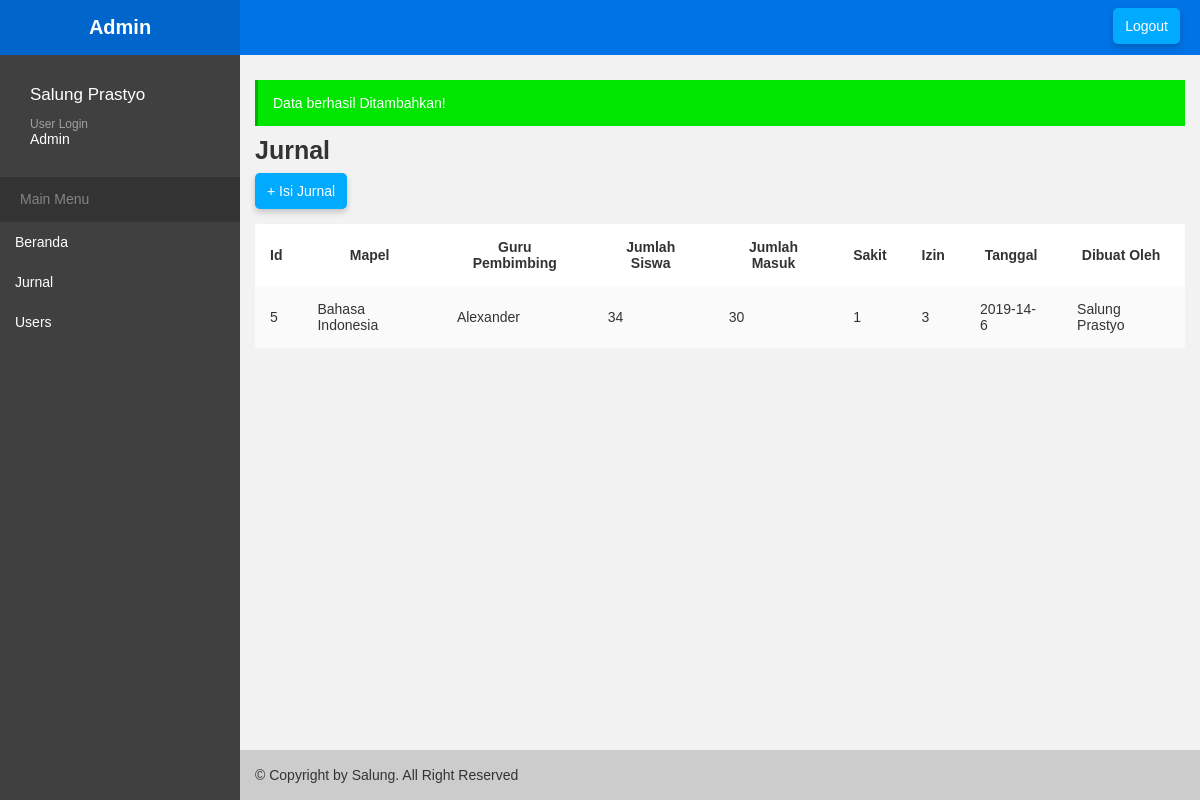
The page /home/jurnal (signed in) on the database its author committed.
### tables this page shows
CREATE TABLE `jurnal` (
  `id` int(11) NOT NULL,
  `kelas` varchar(128) NOT NULL,
  `jumlah_siswa` int(11) NOT NULL,
  `jumlah_masuk` int(11) NOT NULL,
  `sakit` int(11) NOT NULL,
  `izin` int(11) NOT NULL,
  `mapel` varchar(128) NOT NULL,
  `guru` varchar(128) NOT NULL,
  `added_by` varchar(128) NOT NULL,
  `tanggal` varchar(11) NOT NULL
);

### system/config/Controller.php (called while the page is built, shortened)
<?php
class Controller
{
	public function view($view, $data = array())
	{
		require_once 'aplication/views/'.$view.'.php';
	}
	public function model($model)
	{
		return new $model;
	}
}

### aplication/controllers/Home.php (called while the page is built, shortened)
<?php
class Home extends Controller
{
	public function jurnal()
	{
		$data['jurnal'] = $this->model('home_model')->get('jurnal');
		$data['title'] = 'Jurnal | Halaman Depan';
		$this->view('page/main', $data);
	}
}

### system/config/App.php (called while the page is built, shortened)
<?php
class App
{
	protected $method = 'index';
	protected $params = array();
	public function __construct()
	{
		$url = $this->parseURL();
		if (file_exists('aplication/controllers/'.$url[0].'.php'))
		{
			unset($url[0]);
		}
		$this->controller = new $this->controller;
		if (isset($url[1]))
		{
			if (method_exists($this->controller, $url[1]))
			{
				$this->method = $url[1];
			}
		}
		call_user_func_array([$this->controller, $this->method], $this->params);
	}
	public function parseURL()
	{
		if (isset($_GET['url']))
		{
			$url = rtrim($_GET['url'], '/');
			$url = filter_var($url, FILTER_SANITIZE_URL);
			$url = explode('/', $url);
			return $url;
		}
	}
}

### index.php (called while the page is built, shortened)
<?php
$app = new App();

### system/config/Database.php (called while the page is built, shortened)
<?php
class Database
{
	private $db_host = 'localhost';
	private $db_user = 'root';
	private $db_pass = '';
	private $db_name = 'jurnal';
	public $conn;
	public $stmt;
	public function __construct()
	{
		$dsn = 'mysql:host='.$this->db_host.';dbname='.$this->db_name;
		$this->conn = new PDO($dsn, $this->db_user, $this->db_pass);
	}
	public function query($query = null)
	{
		$this->stmt = $this->conn->prepare($query);
	}
	public function execute()
	{
		$this->stmt->execute();
	}
	public function result_array()
	{
		$this->execute();
		$this->stmt = $this->stmt->fetchAll(PDO::FETCH_ASSOC);
		return $this->stmt;
	}
}

### aplication/models/home_model.php (called while the page is built, shortened)
<?php
class home_model
{
	public $db;
	public function __construct()
	{
		$this->db = new Database();
	}
	public function get($table)
	{
		$this->db->query('SELECT * FROM '.$table);
		return $this->db->result_array();
	}
}

### aplication/views/page/main.php (the view, shortened to what this page needs)
<h1 class="text-subheading">Jurnal</h1>
<button class="btn btn-modal">+ Isi Jurnal</button>
<div class="table-wrapper">
	<table cellspacing="0">
		<tr>
			<th>Id</th>
			<th>Mapel</th>
			<th>Guru Pembimbing</th>
			<th>Jumlah Siswa</th>
			<th>Jumlah Masuk</th>
			<th>Sakit</th>
			<th>Izin</th>
			<th>Tanggal</th>
			<th>Dibuat Oleh</th>
		</tr>
		<?php foreach ($data['jurnal'] as $jurnal) : ?>
			<tr>
				<td><?= $jurnal['id']; ?></td>
				<td><?= $jurnal['mapel']; ?></td>
				<td><?= $jurnal['guru']; ?></td>
				<td><?= $jurnal['jumlah_siswa']; ?></td>
				<td><?= $jurnal['jumlah_masuk']; ?></td>
				<td><?= $jurnal['sakit']; ?></td>
				<td><?= $jurnal['izin']; ?></td>
				<td><?= $jurnal['tanggal']; ?></td>
				<td><?= $jurnal['added_by']; ?></td>
			</tr>
		<?php endforeach; ?>
	</table>
</div>

### assets/css/style.css (style rules this page uses)
* { font-family: 'Arial', sans-serrif; box-sizing: border-box; text-decoration: none; color: #333; font-size: 14px; }
body { margin: 0; padding: 0; }
h1, h2, h3, h4, h5, h6, p, label, strong { margin: 0; padding: 0; }
.text-subheading { font-size: 25px; }
.btn { padding: 10px 12px; border-radius: 5px; color: #fff; background: #00aaff; display: inline-block; margin-top: 8px; margin-right: 5px; border: none; outline: none; cursor: pointer; box-shadow: 0 3px 6px rgba(0,0,0,.2); }
.table-wrapper { margin: 15px 0; overflow-x: auto; }
table { background: #fff; }
th, td, tr { padding: 15px 20px 15px 15px; border: none; }
tr { border-collapse: collapse; border-bottom: 2px solid rgba(0,0,0,.4); }
tr:nth-child(even) { background: #fafafa; border-bottom: 1px solid rgba(0,0,0,.2); }
.alert-success { padding: 15px; width: 100%; border-left: 3px solid #00b300; overflow: hidden; background: #00e600; color: #fff; margin: 10px 0; }

### rows shown on the page
jurnal: id "5", mapel "Bahasa Indonesia", guru "Alexander", jumlah_siswa "34", jumlah_masuk "30", sakit "1", izin "3", tanggal "2019-14-6", added_by "Salung Prastyo"

### other values the page prints
$this->name() "Salung Prastyo"
$_SESSION['logged_in'][4] "Admin"
$_SESSION['flasher']['message'] "Data berhasil Ditambahkan!"
